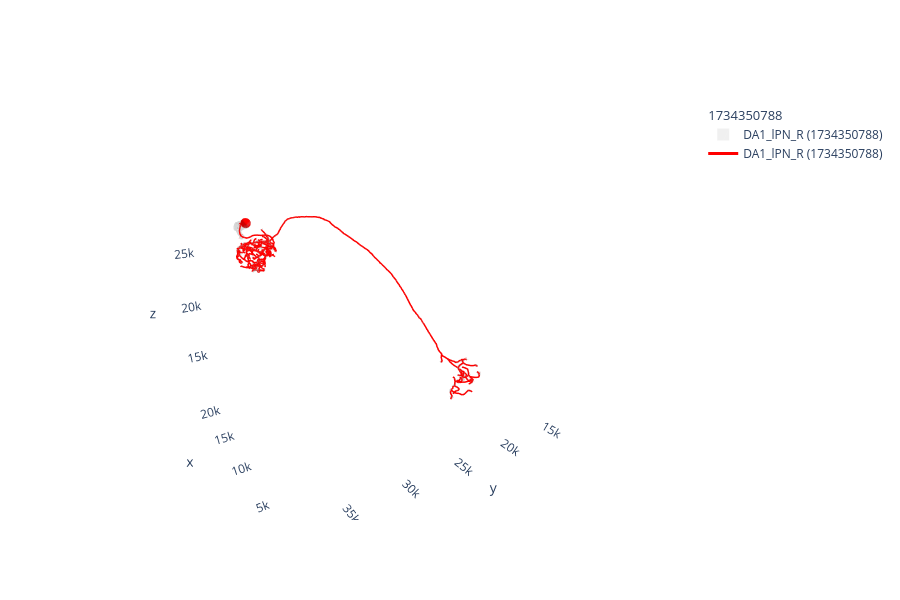

Notebook code for this chart:
### Code cell
navis.plot3d([m,s], color=[(0.7, 0.7, 0.7, 0.2), 'r'], radius=False)

### Figure 1 — Plotly figure (JSON) as saved in the notebook; plotly's stock layout.template omitted (floating-point values rounded to 4 significant figures; data arrays with more than 128 entries replaced by an {"elided": "..."} marker saying what was removed)
{"data": [{"color": "rgba(178, 178, 178, 0.2)", "hoverinfo": "none", "hovertext": " ", "i": {"elided": "13054 int values"}, "j": {"elided": "13054 int values"}, "k": {"elided": "13054 int values"}, "legendgroup": "1734350788", "legendgrouptitle": {"text": "1734350788"}, "name": "DA1_lPN_R (1734350788)", "showlegend": true, "type": "mesh3d", "x": {"elided": "6309 float values"}, "y": {"elided": "6309 float values"}, "z": {"elided": "6309 float values"}}, {"hoverinfo": "none", "hovertext": " ", "legendgroup": "1734350788", "legendgrouptitle": {"text": "1734350788"}, "line": {"color": "rgb(255,0,0)", "dash": "solid", "width": 3}, "mode": "lines", "name": "DA1_lPN_R (1734350788)", "opacity": 1, "showlegend": true, "type": "scatter3d", "x": {"elided": "1378 float values"}, "y": {"elided": "1378 float values"}, "z": {"elided": "1378 float values"}}, {"color": "rgb(255,0,0)", "hoverinfo": "name", "i": {"elided": "320 int values"}, "j": {"elided": "320 int values"}, "k": {"elided": "320 int values"}, "legendgroup": "1734350788", "showlegend": false, "type": "mesh3d", "x": {"elided": "162 float values"}, "y": {"elided": "162 float values"}, "z": {"elided": "162 float values"}}], "layout": {"autosize": true, "height": 600, "legend": {"bgcolor": "rgba(0,0,0,0)", "orientation": "v"}, "paper_bgcolor": "rgba(0,0,0,0)", "plot_bgcolor": "rgba(0,0,0,0)", "scene": {"aspectmode": "data", "aspectratio": {"x": 1, "y": 1, "z": 1}, "camera": {"eye": {"x": -1.743, "y": 1.071, "z": 0.71}, "up": {"x": 0, "y": 0, "z": 1}}, "xaxis": {"backgroundcolor": "rgb(240, 240, 240)", "gridcolor": "rgb(255, 255, 255)", "showbackground": false, "showgrid": false, "showline": false, "zerolinecolor": "rgb(255, 255, 255)"}, "yaxis": {"backgroundcolor": "rgb(240, 240, 240)", "gridcolor": "rgb(255, 255, 255)", "showbackground": false, "showgrid": false, "showline": false, "zerolinecolor": "rgb(255, 255, 255)"}, "zaxis": {"backgroundcolor": "rgb(240, 240, 240)", "gridcolor": "rgb(255, 255, 255)", "showbackground": false, "showgrid": false, "showline": false, "zerolinecolor": "rgb(255, 255, 255)"}}, "showlegend": true}}
